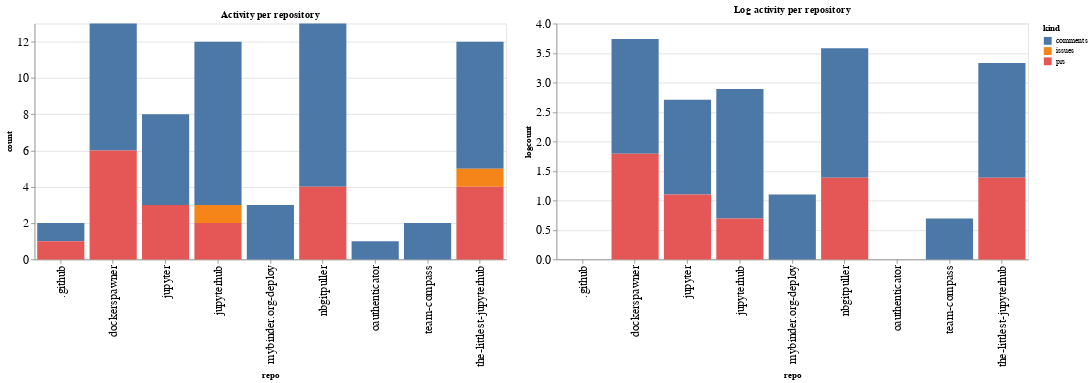

The code cell stored with this chart in its notebook:
### Code cell
ch1 = alt.Chart(repo_summaries, width=600, title="Activity per repository").mark_bar().encode(
    x='repo',
    y='count',
    color='kind',
    tooltip="kind"
)

ch2 = alt.Chart(repo_summaries, width=600, title="Log activity per repository").mark_bar().encode(
    x='repo',
    y='logcount',
    color='kind',
    tooltip="kind"
)

ch1 | ch2

### Figure 1 — Vega-Lite specification as saved in the notebook (floating-point values rounded to 4 significant figures)
{"config": {"axisLeft": {"labelFontSize": 15}, "axisBottom": {"labelFontSize": 15}}, "hconcat": [{"mark": "bar", "encoding": {"color": {"type": "nominal", "field": "kind"}, "tooltip": {"type": "nominal", "field": "kind"}, "x": {"type": "nominal", "field": "repo"}, "y": {"type": "quantitative", "field": "count"}}, "title": "Activity per repository", "width": 600}, {"mark": "bar", "encoding": {"color": {"type": "nominal", "field": "kind"}, "tooltip": {"type": "nominal", "field": "kind"}, "x": {"type": "nominal", "field": "repo"}, "y": {"type": "quantitative", "field": "logcount"}}, "title": "Log activity per repository", "width": 600}], "data": {"name": "data-6502a8ffb82ebaf6fe1b7b646cab964b"}, "$schema": "https://vega.github.io/schema/vega-lite/v4.8.1.json", "datasets": {"data-6502a8ffb82ebaf6fe1b7b646cab964b": [{"repo": ".github", "kind": "comments", "count": 1, "logcount": 0.0}, {"repo": ".github", "kind": "prs", "count": 1, "logcount": 0.0}, {"repo": "dockerspawner", "kind": "comments", "count": 7, "logcount": 1.946}, {"repo": "dockerspawner", "kind": "prs", "count": 6, "logcount": 1.792}, {"repo": "jupyter", "kind": "comments", "count": 5, "logcount": 1.609}, {"repo": "jupyter", "kind": "prs", "count": 3, "logcount": 1.099}, {"repo": "jupyterhub", "kind": "comments", "count": 9, "logcount": 2.197}, {"repo": "jupyterhub", "kind": "issues", "count": 1, "logcount": 0.0}, {"repo": "jupyterhub", "kind": "prs", "count": 2, "logcount": 0.6931}, {"repo": "mybinder.org-deploy", "kind": "comments", "count": 3, "logcount": 1.099}, {"repo": "nbgitpuller", "kind": "comments", "count": 9, "logcount": 2.197}, {"repo": "nbgitpuller", "kind": "prs", "count": 4, "logcount": 1.386}, {"repo": "oauthenticator", "kind": "comments", "count": 1, "logcount": 0.0}, {"repo": "team-compass", "kind": "comments", "count": 2, "logcount": 0.6931}, {"repo": "the-littlest-jupyterhub", "kind": "comments", "count": 7, "logcount": 1.946}, {"repo": "the-littlest-jupyterhub", "kind": "issues", "count": 1, "logcount": 0.0}, {"repo": "the-littlest-jupyterhub", "kind": "prs", "count": 4, "logcount": 1.386}]}}
